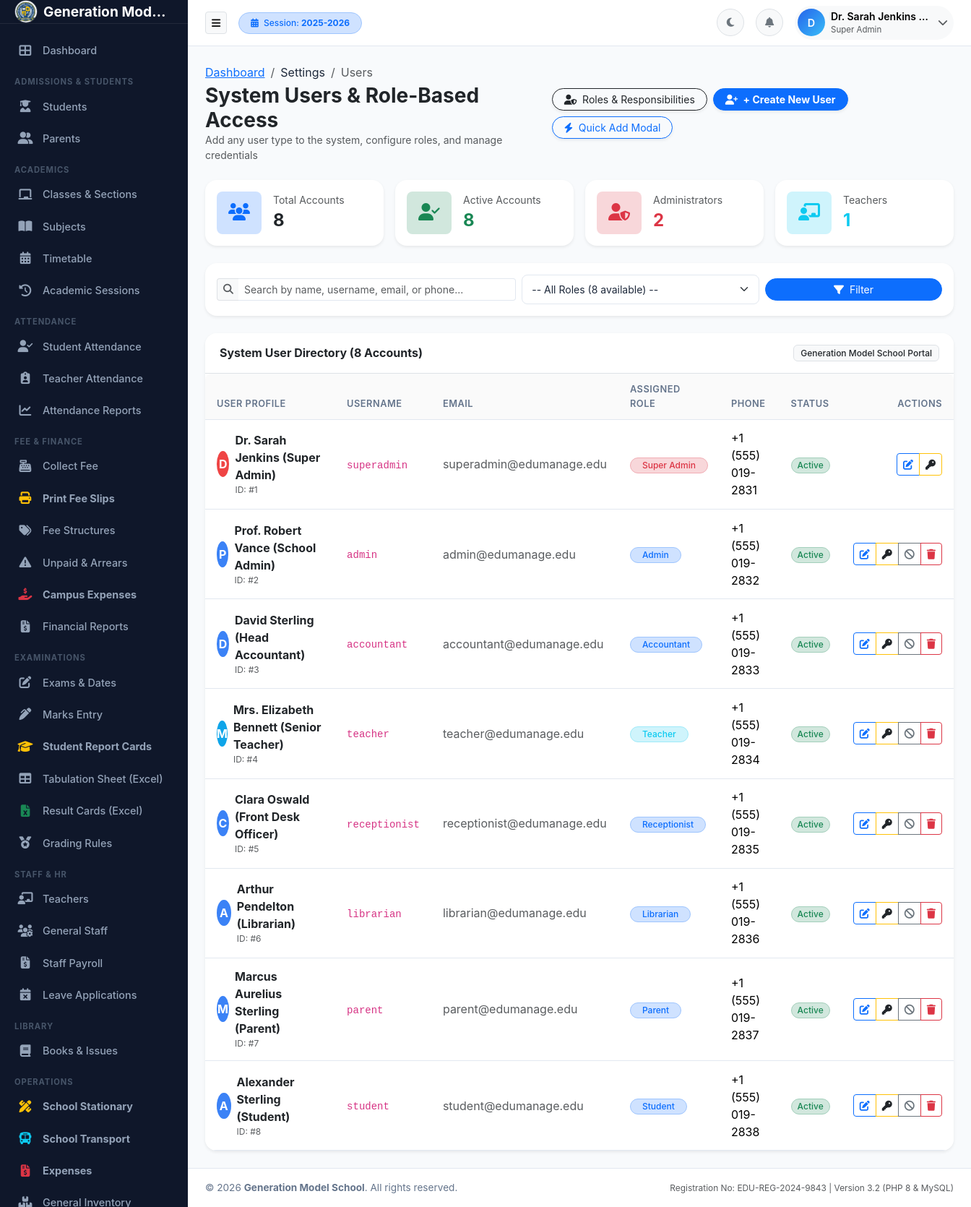
The page /admin/users.php (signed in) on the database its author committed.
### tables this page shows
CREATE TABLE academic_sessions (
    id INT AUTO_INCREMENT PRIMARY KEY,
    session_name VARCHAR(50) NOT NULL UNIQUE,
    start_date DATE NOT NULL,
    end_date DATE NOT NULL,
    is_current TINYINT(1) DEFAULT 0,
    status ENUM('active', 'inactive', 'archived') DEFAULT 'active',
    created_at TIMESTAMP DEFAULT CURRENT_TIMESTAMP
);

CREATE TABLE users (
    id INT AUTO_INCREMENT PRIMARY KEY,
    username VARCHAR(100) NOT NULL UNIQUE,
    email VARCHAR(150) NOT NULL UNIQUE,
    password VARCHAR(255) NOT NULL,
    role_id INT NOT NULL,
    full_name VARCHAR(150) NOT NULL,
    phone VARCHAR(50) NULL,
    avatar VARCHAR(255) DEFAULT 'default-avatar.png',
    status ENUM('active', 'inactive', 'suspended') DEFAULT 'active',
    remember_token VARCHAR(255) NULL,
    created_at TIMESTAMP DEFAULT CURRENT_TIMESTAMP,
    updated_at TIMESTAMP DEFAULT CURRENT_TIMESTAMP ON UPDATE CURRENT_TIMESTAMP,
    INDEX idx_user_role (role_id),
    INDEX idx_user_status (status)
);

CREATE TABLE roles (
    id INT AUTO_INCREMENT PRIMARY KEY,
    name VARCHAR(50) NOT NULL UNIQUE,
    display_name VARCHAR(100) NOT NULL,
    description TEXT NULL,
    created_at TIMESTAMP DEFAULT CURRENT_TIMESTAMP
);

### admin/users.php (the view, shortened to what the rows shown need)
<?php
require_once __DIR__ . '/../config/config.php';
require_once __DIR__ . '/../includes/auth.php';
require_once __DIR__ . '/../includes/permissions.php';
require_once __DIR__ . '/../includes/functions.php';
$sql = "
    SELECT u.*, r.display_name as role_display, r.name as role_name
    FROM users u
    JOIN roles r ON u.role_id = r.id
    WHERE 1=1
";
$params = [];
$sql .= " ORDER BY u.role_id ASC, u.id ASC";
$stmt = $pdo->prepare($sql);
$stmt->execute($params);
$users = $stmt->fetchAll();
require_once __DIR__ . '/../includes/header.php';
?>
<div class="card border-0 shadow-sm rounded-4 overflow-hidden">
    <div class="card-body p-0">
        <div class="table-responsive">
            <table class="table table-hover align-middle mb-0">
                <thead class="table-light">
                    <tr>
                        <th>User Profile</th>
                        <th>Username</th>
                        <th>Email</th>
                        <th>Assigned Role</th>
                        <th>Phone</th>
                        <th>Status</th>
                        <th class="text-end">Actions</th>
                    </tr>
                </thead>
                <tbody>
                    <?php if (empty($users)): ?>
                        <tr>
                            <td colspan="7" class="text-center py-4 text-muted">
                                <i class="fas fa-user-slash fs-3 d-block mb-2"></i>
                                No user accounts matching the specified search or filter criteria.
                            </td>
                        </tr>
                    <?php else: ?>
                        <?php foreach ($users as $u): ?>
                            <tr>
                                <td>
                                    <div class="d-flex align-items-center">
                                        <div class="rounded-circle d-flex align-items-center justify-content-center fw-bold me-2 text-white"
                                             style="width: 36px; height: 36px; background: <?= $u['role_id'] == 1 ? '#ef4444' : ($u['role_id'] == 4 ? '#0ea5e9' : '#3b82f6') ?>;">
                                            <?= strtoupper(substr($u['full_name'], 0, 1)) ?>
                                        </div>
                                        <div>
                                            <div class="fw-bold text-dark"><?= e($u['full_name']) ?></div>
                                            <div class="text-muted" style="font-size: 0.75rem;">ID: #<?= $u['id'] ?></div>
                                        </div>
                                    </div>
                                </td>
                                <td><code><?= e($u['username']) ?></code></td>
                                <td><a href="mailto:<?= e($u['email']) ?>" class="text-decoration-none text-muted"><?= e($u['email']) ?></a></td>
                                <td>
                                    <span class="badge <?= $u['role_id'] == 1 ? 'bg-danger-subtle text-danger border border-danger-subtle' : ($u['role_id'] == 4 ? 'bg-info-subtle text-info border border-info-subtle' : 'bg-primary-subtle text-primary border border-primary-subtle') ?> px-3 py-1 rounded-pill">
                                        <?= e($u['role_display']) ?>
                                    </span>
                                </td>
                                <td><?= e($u['phone'] ?: '-') ?></td>
                                <td>
                                    <?php if ($u['status'] === 'active'): ?>
                                        <span class="badge bg-success-subtle text-success border border-success-subtle px-2 py-1 rounded-pill">Active</span>
                                    <?php elseif ($u['status'] === 'suspended'): ?>
                                        <span class="badge bg-danger-subtle text-danger border border-danger-subtle px-2 py-1 rounded-pill">Suspended</span>
                                    <?php else: ?>
                                        <span class="badge bg-secondary-subtle text-secondary border border-secondary-subtle px-2 py-1 rounded-pill"><?= ucfirst($u['status']) ?></span>
                                    <?php endif; ?>
                                </td>
                                <td class="text-end">
                                    <div class="btn-group btn-group-sm">
                                        <button type="button" class="btn btn-outline-primary"
                                                data-bs-toggle="modal" data-bs-target="#editUserModal"
                                                onclick="populateEditUser(<?= htmlspecialchars(json_encode($u), ENT_QUOTES, 'UTF-8') ?>)"
                                                title="Edit User">
                                            <i class="fas fa-edit"></i>
                                        </button>
                                        <button type="button" class="btn btn-outline-warning text-dark"
                                                data-bs-toggle="modal" data-bs-target="#resetModal"
                                                onclick="document.getElementById('resetUserId').value = '<?= $u['id'] ?>'; document.getElementById('resetUserName').textContent = '<?= e($u['full_name']) ?> (<?= e($u['username']) ?>)';"
                                                title="Reset Password">
                                            <i class="fas fa-key"></i>
                                        </button>
                                        <?php if ($u['id'] != getCurrentUserId()): ?>
                                            <a href="<?= BASE_PATH ?>/admin/users.php?action=toggle_status&id=<?= $u['id'] ?>&current=<?= $u['status'] ?>"
                                               class="btn <?= $u['status'] === 'active' ? 'btn-outline-secondary' : 'btn-outline-success' ?>"
                                               title="<?= $u['status'] === 'active' ? 'Suspend Account' : 'Activate Account' ?>">
                                                <i class="fas <?= $u['status'] === 'active' ? 'fa-ban' : 'fa-check' ?>"></i>
                                            </a>
                                            <button type="button" class="btn btn-outline-danger"
                                                    data-bs-toggle="modal" data-bs-target="#deleteUserModal"
                                                    onclick="document.getElementById('deleteUserId').value = '<?= $u['id'] ?>'; document.getElementById('deleteUserName').textContent = '<?= e($u['full_name']) ?>';"
                                                    title="Delete User">
                                                <i class="fas fa-trash"></i>
                                            </button>
                                        <?php endif; ?>
                                    </div>
                                </td>
                            </tr>
                        <?php endforeach; ?>
                    <?php endif; ?>
                </tbody>
            </table>
        </div>
    </div>
</div>
<?php require_once __DIR__ . '/../includes/footer.php'; ?>

### includes/navbar.php (shortened to what the rows shown need)
<header class="app-navbar">
    <div class="d-flex align-items-center">
        <button type="button" class="btn btn-light border btn-sm me-3" id="sidebarToggle" aria-label="Toggle Sidebar">
            <i class="fas fa-bars"></i>
        </button>
        <div class="d-none d-md-block">
            <span class="badge bg-primary-subtle text-primary border border-primary-subtle px-3 py-2 rounded-pill">
                <i class="fas fa-calendar-alt me-1"></i> Session: <strong><?= e($activeSession['session_name'] ?? '2025-2026') ?></strong>
            </span>
        </div>
    </div>
    <div class="nav-actions">
        <button class="btn btn-light border btn-sm rounded-circle d-flex align-items-center justify-content-center" id="themeToggleBtn" style="width: 38px; height: 38px;" title="Toggle Dark/Light Mode">
            <i class="fas fa-moon text-secondary"></i>
        </button>
        <div class="dropdown">
            <button class="btn btn-light border btn-sm rounded-circle position-relative d-flex align-items-center justify-content-center" style="width: 38px; height: 38px;" id="notificationsDropdown" data-bs-toggle="dropdown" aria-expanded="false">
                <i class="fas fa-bell text-secondary"></i>
            </button>
        </div>
        <div class="dropdown">
            <button class="btn btn-light border-0 p-1 d-flex align-items-center rounded-pill" id="userMenuDropdown" data-bs-toggle="dropdown" aria-expanded="false">
                <div class="avatar-initials me-2">
                    <?= strtoupper(substr($currentUser['full_name'] ?? 'U', 0, 1)) ?>
                </div>
                <div class="text-start d-none d-lg-block me-2">
                    <div class="fw-semibold small text-truncate" style="max-width: 140px;"><?= e($currentUser['full_name'] ?? 'User') ?></div>
                    <div class="text-muted" style="font-size: 0.72rem;"><?= e($currentUser['role_display'] ?? 'Staff') ?></div>
                </div>
                <i class="fas fa-chevron-down text-muted small me-1"></i>
            </button>
        </div>
    </div>
</header>

### rows shown on the page
academic_sessions: session_name "2025-2026"
users: full_name "D", full_name "Dr. Sarah Jenkins…", full_name "Dr. Sarah Jenkins (Super Admin)", id "1", username "superadmin", email "superadmin@edumanage.edu", role.display_name "Super Admin", phone "+1 (555) 019-2831", status "Active"
roles: display_name "Super Admin"
users: full_name "P", full_name "Prof. Robert Vance (School Admin)", id "2", username "admin", email "admin@edumanage.edu", role.display_name "Admin", phone "+1 (555) 019-2832", status "Active"
users: full_name "D", full_name "David Sterling (Head Accountant)", id "3", username "accountant", email "accountant@edumanage.edu", role.display_name "Accountant", phone "+1 (555) 019-2833", status "Active"
users: full_name "M", full_name "Mrs. Elizabeth Bennett (Senior Teacher)", id "4", username "teacher", email "teacher@edumanage.edu", role.display_name "Teacher", phone "+1 (555) 019-2834", status "Active"
users: full_name "C", full_name "Clara Oswald (Front Desk Officer)", id "5", username "receptionist", email "receptionist@edumanage.edu", role.display_name "Receptionist", phone "+1 (555) 019-2835", status "Active"
users: full_name "A", full_name "Arthur Pendelton (Librarian)", id "6", username "librarian", email "librarian@edumanage.edu", role.display_name "Librarian", phone "+1 (555) 019-2836", status "Active"
users: full_name "M", full_name "Marcus Aurelius Sterling (Parent)", id "7", username "parent", email "parent@edumanage.edu", role.display_name "Parent", phone "+1 (555) 019-2837", status "Active"
users: full_name "A", full_name "Alexander Sterling (Student)", id "8", username "student", email "student@edumanage.edu", role.display_name "Student", phone "+1 (555) 019-2838", status "Active"

### other values the page prints
getSetting('school_name', 'Generation Model School') "Generation Mod…"
$totalUsers "8"
$activeUsers "8"
$adminUsers "2"
$teacherUsers "1"
count($users) "8"
getSetting('school_name', 'EduManage School Management System') "Generation Model School"
getSetting('registration_no', 'EDU-REG-2024-9843') "EDU-REG-2024-9843"
